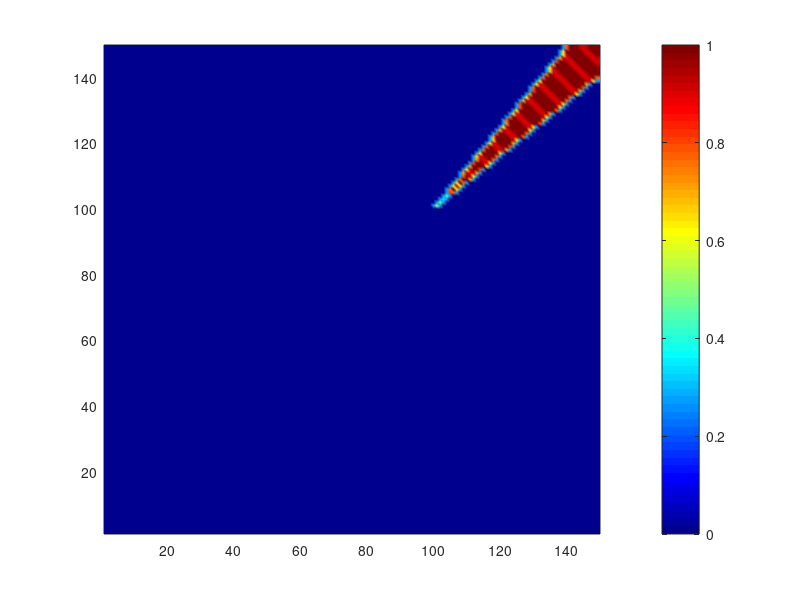

Write MATLAB code to recreate this figure. (Note: this script raises an error after producing the figure.)
%%%%%%%%%%%%%%%%%%%%%%%%%%%%%%%%%%%%%%%%%%%%%%%%%%%%%%%%%%%%%%%%%%%
% We attempt to simulate u_t = u_xx + e^2*u_yy + mu(x)f(u) using finite
% difference approximations.
%
% Solve: u_t = u_{xx} + epsilon^2*u_{yy} + mu(x)f(u)
% Approximation:
% u(t_i + t_delta, x) = u(t_i, x) + t_delta / h^2 [ \sum u(t_i, x + h_e) - 2nu(t_i, x) ]
%                       + t_delta * u(1-u)
%
% NOTES:
%       1. To animate, you may have to increase your JVM heap size
%          by going to Preferences > General > Java Heap Memory
%%%%%%%%%%%%%%%%%%%%%%%%%%%%%%%%%%%%%%%%%%%%%%%%%%%%%%%%%%%%%%%%%%%

clc; close all; clear;

% -----------------------------------------------------------------

COMPACT_SUPPORT = 0;
WEDGE           = 1;

INITIAL_DATA_TYPE = WEDGE;        % set to the type of initial condition
                                            % we want to simulate

%%%%%%%%%%%%%%%%%%%%%%%%%%%%%%%%%%%%%%%%%%%%%%%%%%%%%%%%%%%%%%%%%%%
% Initialize parameters
%%%%%%%%%%%%%%%%%%%%%%%%%%%%%%%%%%%%%%%%%%%%%%%%%%%%%%%%%%%%%%%%%%%


d = 2;                  % working in R^2
n = 150;                % simulation grid size
h = 1;                  % mesh width

% We want t_delta \approx h^2 where n is the mesh size. This cancels out
% some ugly constant factors in the update equation.
t_delta = h^2;          % time increment
time = 120;              % number of steps to simulate. time * t_delta is the total "unit time"
f = zeros(n / h);       % growth rate
epsilon = 0.1;
gamma = 0.3;            % dampen the gradient

% Parameters for compactly supported initial condition.
v0 = 9E-1;              % some small nonzero intial value

% Parameters for wedge initial condition direction.
p = [100 100];                % specify the base point of our wedge
v = [1 1];                    % specify the vector which determines wedge direction
theta = pi / 30;               % angle within which you want to set up the wedge

%%%%%%%%%%%%%%%%%%%%%%%%%%%%%%%%%%%%%%%%%%%%%%%%%%%%%%%%%%%%%%%%%%%
% Initial conditions
%%%%%%%%%%%%%%%%%%%%%%%%%%%%%%%%%%%%%%%%%%%%%%%%%%%%%%%%%%%%%%%%%%%

N = n / h;              % mesh size
u = zeros(N);           % the matrix ``u`` will hold our simulated values for the solution
grad = 0 * u;           % we'll store the neighbor_average in this term
                        % TODO(ansh): rename to ``neighbors``

% Nonzero on a compact set

% Nonzero on a centered square.
if INITIAL_DATA_TYPE == COMPACT_SUPPORT
  u(N/2, N/2) = v0; u(N/2 + 1, N/2) = v0; u(N/2, N/2 + 1) = v0; u(N/2 - 1, N/2 + 1) = v0;
end

if INITIAL_DATA_TYPE == WEDGE
  tolerance = cos(theta);       % sepcify the degree around the vector which we want nonzero
  for i = -N:1:N
    for j = -N:1:N
      cos_ = ([i j] * v') / (norm([i j]) * norm(v));
      if tolerance <= cos_ && cos_ <= 1                   % make sure our [i j] are within the wedge
        i_p = i + p(1);
        j_p = j + p(2);
        if 1 <= i_p && i_p <= N && 1 <= j_p && j_p <= N
          u(i + p(1),j + p(2)) = v0;
        end
      end
    end
  end
end

%%%%%%%%%%%%%%%%%%%%%%%%%%%%%%%%%%%%%%%%%%%%%%%%%%%%%%%%%%%%%%%%%%%
% Animation initialization
%%%%%%%%%%%%%%%%%%%%%%%%%%%%%%%%%%%%%%%%%%%%%%%%%%%%%%%%%%%%%%%%%%%
figure
filename = sprintf('output/kpp_v_%d_%d_theta_%.2f_p_%d_%d.gif',...
                    v(1), v(2), theta, p(1), p(2));

%%%%%%%%%%%%%%%%%%%%%%%%%%%%%%%%%%%%%%%%%%%%%%%%%%%%%%%%%%%%%%%%%%%
% Run simulation
%%%%%%%%%%%%%%%%%%%%%%%%%%%%%%%%%%%%%%%%%%%%%%%%%%%%%%%%%%%%%%%%%%%

% Indices using which we can represent the "inner" terms of the matrix
I = 2:N-1; J = 2:N-1;

% TODO(ansh): add comment about how to control mu
mu = zeros(N);
for i = 1:N
  for j = 1:N
    mu(i, j) = 1 + sin ( (pi / 4) * (i + j));
  end
end

for step=1:time
  grad(I, J) = u(I, J - 1) + u(I, J + 1) + epsilon^2*u(I - 1, J) + epsilon^2*u(I + 1, J);
  u(I, J) = u(I, J) + gamma * (t_delta / h^2) * (grad(I, J) - 2*(epsilon^2 + 1)*u(I, J)) + t_delta*(mu(I, J) .* (u(I,J) .* (1 - u(I,J))));
  u(1, :) = u(2, :); u(N, :) = u(N-1, :); u(:, 1) = u(:, 2); u(:, N) = u(:, N-1);

  % normalize so that no value in the solution goes beyond 1
  for i = 1:N
    for j = 1:N
      if u(i, j) > 1
        u(i, j) = 1;
      end
    end
  end

  pcolor(u); shading interp;
  colorbar; colormap jet;
  drawnow;

  % Append the current frame to the animation
  frame = getframe(1);
  im = frame2im(frame);
  [A, map] = rgb2ind(im, 256);
  if step == 1
    imwrite(A, map, filename, 'gif', 'LoopCount', Inf, 'DelayTime', 0.1);
  else
    imwrite(A, map, filename, 'gif', 'WriteMode', 'append', 'DelayTime', 0.1);
  end
end

surf(u);
shading interp; colormap jet;
view([-25 70]);
